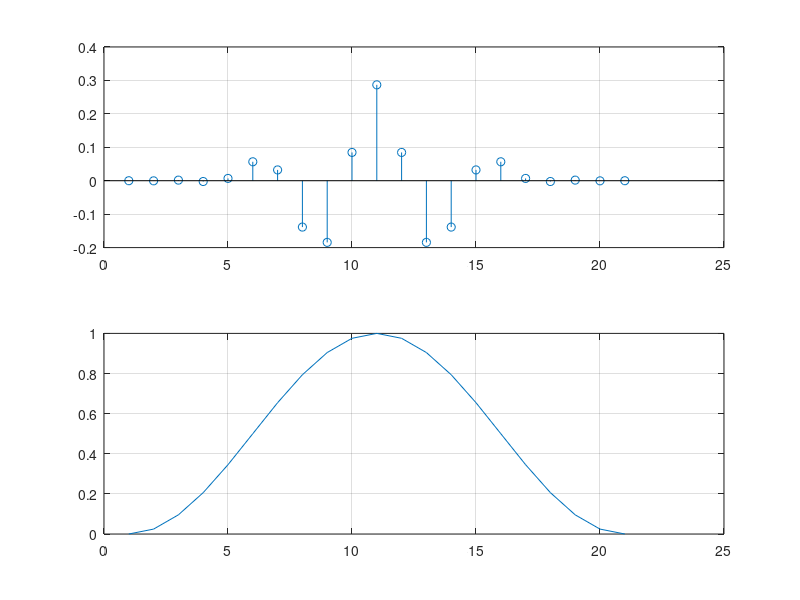
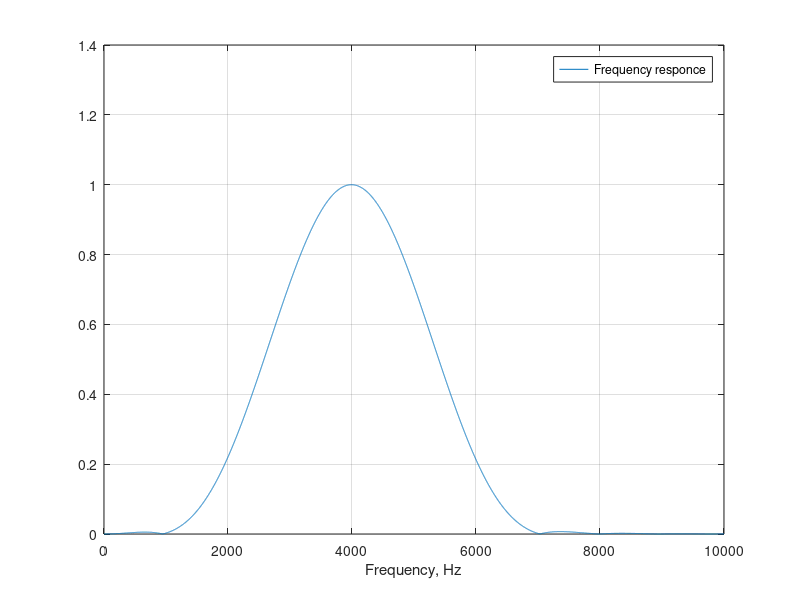
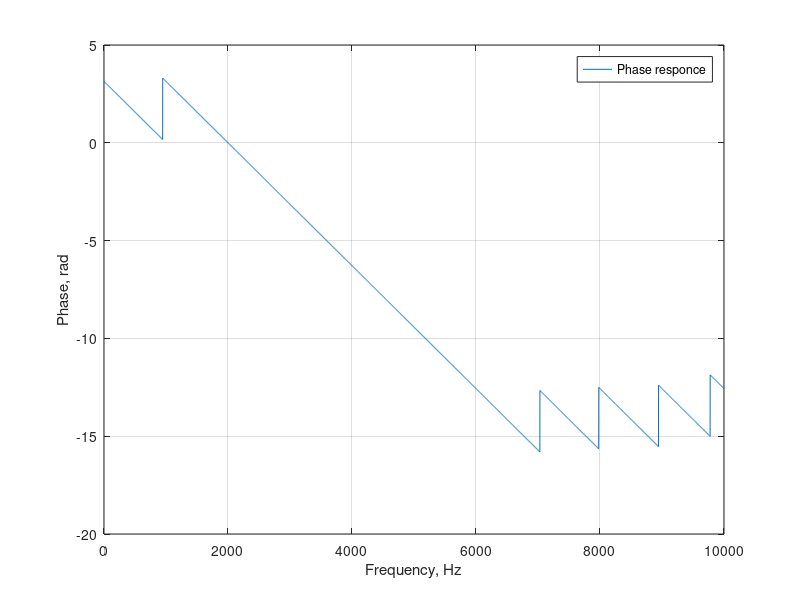

MATLAB code to generate these figures, in order:
Fd=20e3;% частота дискретизації
W1=0.264;%нижня частота полосового фільтра 3КГц
W2=0.536%верхня частота полосового фільтра 5КГц
f=0:10e3;%полоса частот до частоти Найквіста
n=20;%порядок фільтру
k=hann(n+1);%розрахунок вікна Ханна
b=fir1(n, [W1 W2], k);%розрахунок коефіцієнтів фільтра
hi=impz(b, 1);%рохрахунок імпульсної характеристики
subplot(2, 1, 1); stem(hi); grid on%виведення іпм. хар-ки
subplot(2, 1, 2); plot(k); grid on%виведення вікна
h =freqz(b, 1, f, Fd);%розрахунок АЧХ фільтра
figure
plot(f, abs(h))%виведення АЧХ
grid on
xlabel('Frequency, Hz')
legend ('Frequency responce')
tau_phase=unwrap(angle(h));%розрахунок ФЧХ фільтра
figure
plot(f, tau_phase)%виведення ФЧХ
grid on
ylabel('Phase, rad')
xlabel('Frequency, Hz')
legend ('Phase responce')